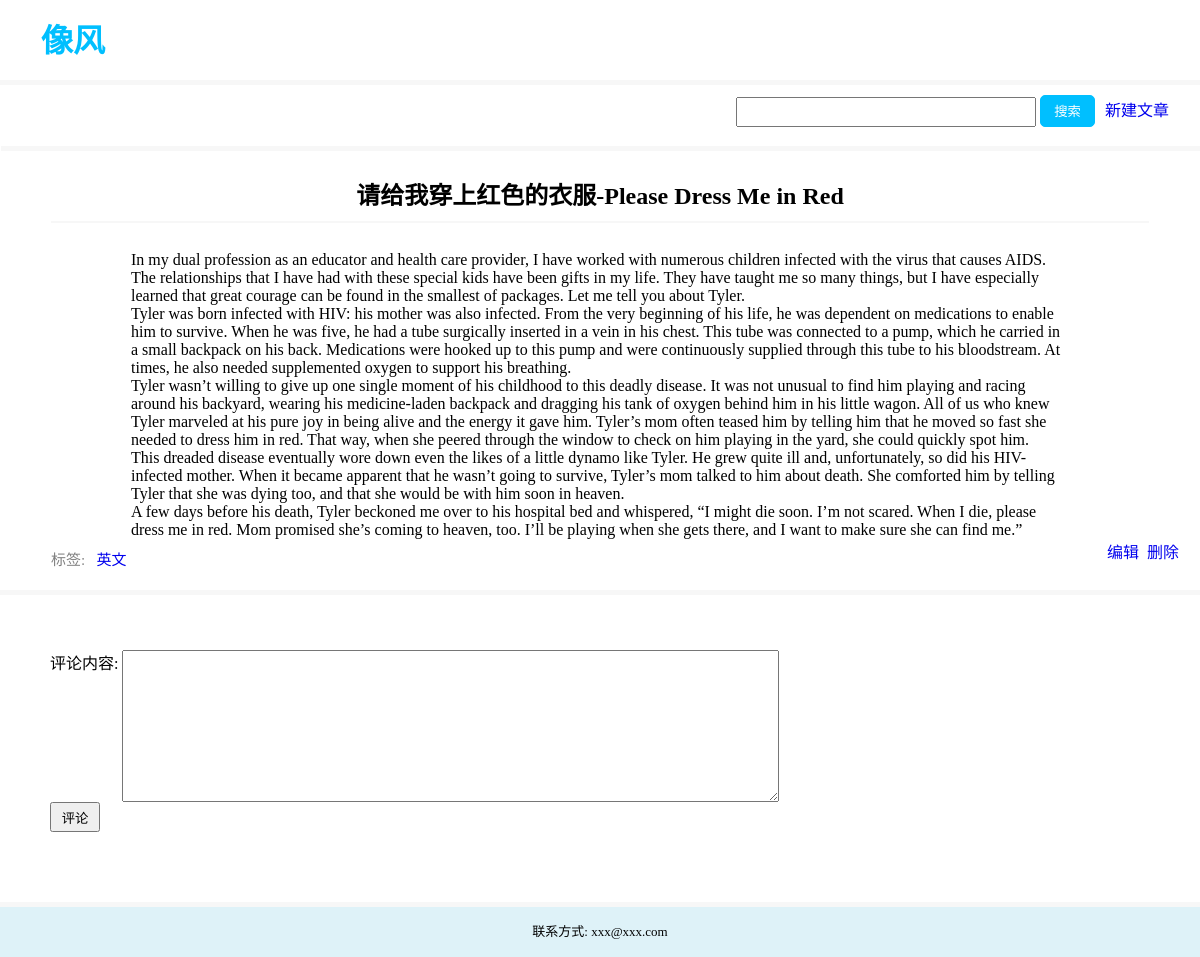
The app's page /post/detail/?aid=27 with its own data.
### post/models.py (models this page shows, shortened)
class Article(models.Model):
    title = models.CharField(max_length=128)
    date = models.DateTimeField(auto_now_add=True)
    content = models.TextField()
    @property
    def tags(self):
        tags = Realtion_Article_Tags.objects.filter(aid=self.id).only('tid')
        tag_ids = [t.tid for t in tags]
        return Tags.objects.filter(id__in=tag_ids)

class Tags(models.Model):
    name = models.CharField(max_length=64)

### post/helper.py (the view)
    def wrap1(request, *args, **kwargs):
        response = viem_func(request, *args, **kwargs)
        if response.status_code == 200:
            ip = request.META['REMOTE_ADDR']
            aid = request.GET.get('aid')
            logger.info('%s %s' % (ip, aid))
        return response

### post/helper.py (called while the page is built)
def set_click_num(aid, count=1):
    rds.zincrby('article-click', aid, count)

def statistic(viem_func):
    def wrap1(request, *args, **kwargs):
        response = viem_func(request, *args, **kwargs)
        if response.status_code == 200:
            ip = request.META['REMOTE_ADDR']
            aid = request.GET.get('aid')
            logger.info('%s %s' % (ip, aid))
        return response
    return wrap1

### post/views.py (called while the page is built)
@statistic
def detail(request):
    aid = request.GET.get('aid')
    if aid:
        article = Article.objects.get(id=aid)
        comments = Comment.objects.filter(aid=article.id)
        set_click_num(aid)
        return render(request, 'detail.html', {'article': article, 'comments': comments})
    else:
        return redirect('/post/index/')

### post/templates/detail.html (shortened to what this page needs)
{% extends 'base.html' %}
{% block content%}
    {% if article %}
        <li style="padding-left: 50px;padding-right: 50px;padding-top: 20px;;">
            <div style="width: 100%;text-align: center;height: 50px;line-height: 50px;">
                <h2 style="font-family: '楷体'">{{ article.title }}</h2><hr style="margin-bottom: 10px;" color="#F7F7F7">
            </div>
            <div style="margin-top: 30px;padding-left: 80px;padding-right: 80px;">
                <article>
                {% autoescape off %}
                    {{ article.content }}
                {% endautoescape %}
                </article>
            </div>
        </li>
        <span style="float: right; margin-right: 20px"><a href="/post/editor/?aid={{ article.id }}">编辑</a>&nbsp;&nbsp;<a href="/post/delete/?aid={{ article.id }}">删除</a></span></span>
    {% endif %}
    <li style="margin-top: 10px;font-size: 15px;color: gray;position: absolute; left: 50px;bottom: 20px">
        标签: &nbsp;
        {% for tag in article.tags %}
            <a href="#">{{ tag.name }}&nbsp;&nbsp;</a>
        {% endfor %}
    </li>
{% endblock %}
{% block other %}
    <li style="padding-left: 50px; padding-top: 20px; margin-top: 20px;">
        <form action="/post/comment/{{ article.id }}/" method="post">
            <span style="float: left">评论内容:&nbsp;</span><textarea name="comment" rows="10" cols="80"></textarea><br>
            <input type="submit" value="评论" style="width: 50px;height: 30px;margin-bottom: 20px"><br>
        </form>
    </li>
{% endblock %}

### post/static/style.css (style rules this page uses)
* { margin: 0; padding: 0; box-sizing: border-box; text-decoration: none; list-style: none; }
body { background-color: #F7F7F7; }

### records on screen
Article: title "请给我穿上红色的衣服-Please Dress Me in Red", content "In my dual profession as an educator and health care provider, I have worked with numerous children infected with the virus that causes AIDS. The relationships that I have had with these special kids have been gifts in my life. They have taught me so many things, but I have especially learned that great courage can be found in the smallest of packages. Let me tell you about Tyler. Tyler was born infected with HIV: his mother was also infected. From the very beginning of his life, he was dependent on medications to enable him to survive. When he was five, he had a tube surgically inserted in a vein in his chest. This tube was connected to a pump, which he carried in a small backpack on his…"
Tags: name "英文"
